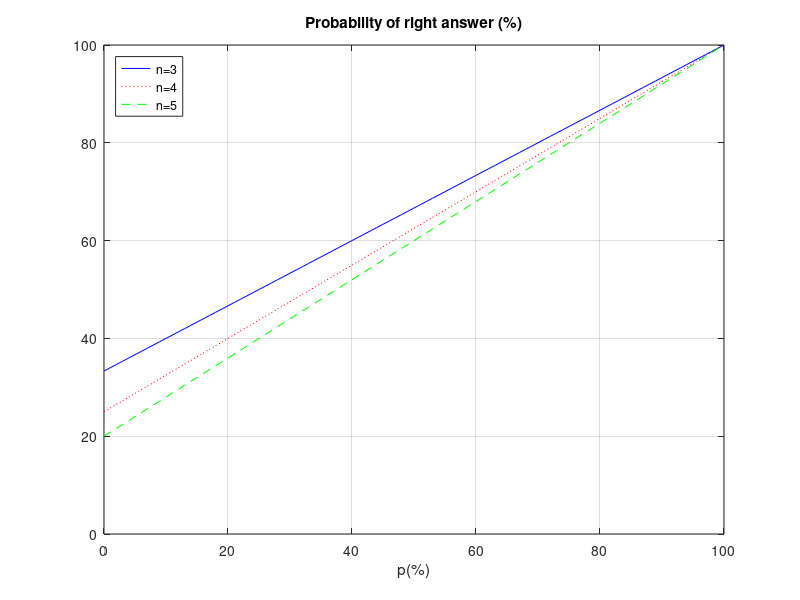
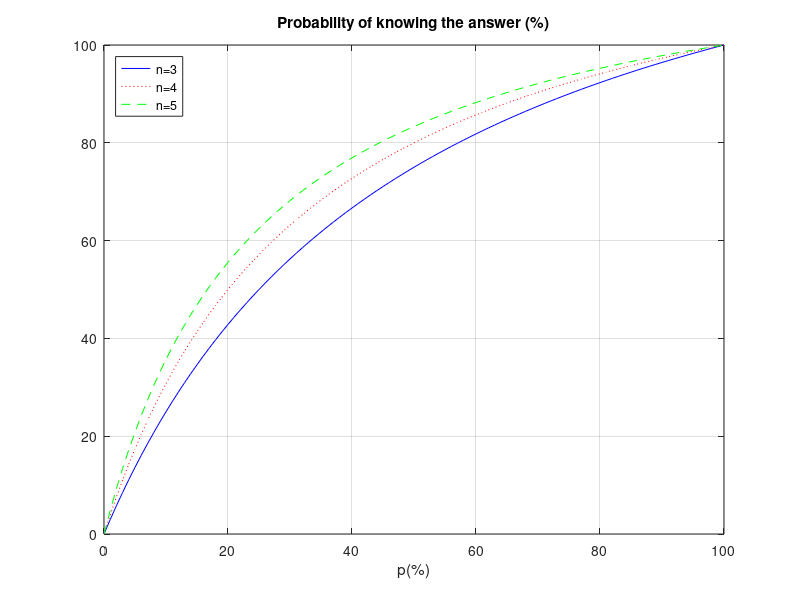

Write the MATLAB code that produced these figures, in order.
% Pedro Teixeira <pedro.teix@ua.pt>
% 84715
% February 10, 2012

% Exercise 1
% n possible answers
% p percentage of studied content (ie. knows the answer)

% Let it be:
%   E : Select right answer     
%   NE: Select wrong answer

%   K : Student knows answer
%   NK: Student does not know answer
%%
% 1a
% P(E) = P(E|K) * P(K) + P(E|NK) * P(NK)
p = 0.6
n = 4
res = 1*p + 1/n * (1-p)
%%
% 1b
% P(K|E) = P(KE)/P(E) = P(E|K)P(K) / P(E|K)P(K) + P(E|NK)P(NK)
p = 0.7
n = 5
res = 1*p / (1*p + (1/n)*(1-p))
%%
% 1c
% P(E) = P(E|K) * P(K) + P(E|NK) * P(NK)
p = linspace(0, 1, 101)  
f_3 = 1*p + (1/3) * (1-p)
f_4 = 1*p + (1/4) * (1-p)
f_5 = 1*p + (1/5) * (1-p)

figure(1)
plot(p * 100, f_3 * 100, 'b-', p * 100, f_4 * 100, 'r:', p * 100, f_5 * 100, 'g--')
title("Probability of right answer (%)")
xlabel("p(%)")
ylabel("")
legend('n=3', 'n=4', 'n=5', 'location', 'NorthWest')
axis([0 100 0 100])
grid on
%%
% 1d
% P(K|E) = P(KE)/P(E) = P(E|K)P(K) / P(E|K)P(K) + P(E|NK)P(NK)
p = linspace(0, 1, 101)  
f_3 = 1*p ./ (1*p + (1/3)*(1-p))
f_4 = 1*p ./ (1*p + (1/4)*(1-p))
f_5 = 1*p ./ (1*p + (1/5)*(1-p))

figure(2)
plot(p * 100, f_3 * 100, 'b-', p * 100, f_4 * 100, 'r:', p * 100, f_5 * 100, 'g--')
title("Probability of knowing the answer (%)")
xlabel("p(%)")
ylabel("")
legend('n=3', 'n=4', 'n=5', 'location', 'NorthWest')
axis([0 100 0 100])
grid on